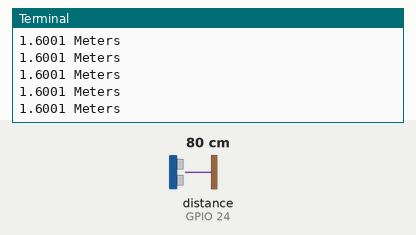
Simulated run of this program. Board: Raspberry Pi (BCM pin numbers). On the bench: the last lines printed to the terminal. The inputs (shaded band) are chosen by the test bench; at power-on: distance to the obstacle (sensor on GPIO 24) 80 cm. The echo pulse lasts 58.3 µs per cm; the clock reads 2024-03-15 10:24:30 at power-on unless the program sets it.

Above: at 1.2 s.
1.3 s: distance to the obstacle (sensor on GPIO 24) set to 2 cm
At 1.59 s:
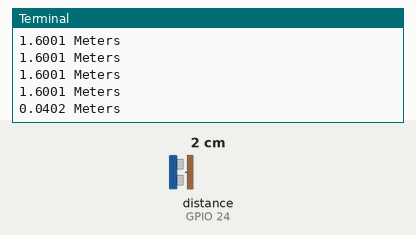
2.8 s: distance to the obstacle (sensor on GPIO 24) set to 4 cm
At 2.8 s:
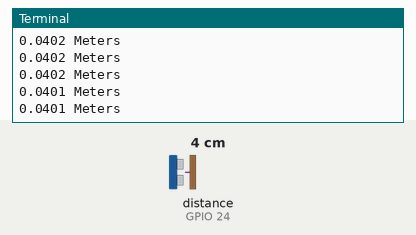
Timing chart, 0 to 5.8 s (numbered marks = the images above; inputs shaded):
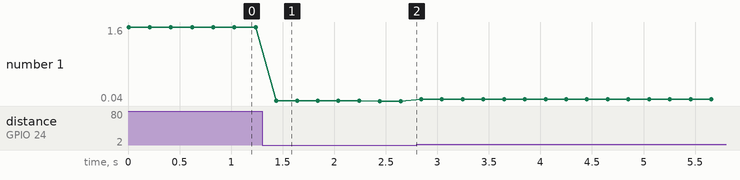

The program:

echolocation.py
```python
import RPi.GPIO as GPIO
import time
GPIO.setmode(GPIO.BCM)

trigPin = 23
echoPin = 24

GPIO.setup(trigPin,GPIO.OUT)
GPIO.setup(echoPin,GPIO.IN)

try:
	while True:
		#print("Hit")
		GPIO.output(trigPin, 0)
		time.sleep(2E-6)
		GPIO.output(trigPin, 1)
		time.sleep(10E-6)
		GPIO.output(trigPin, 0)
		while GPIO.input(echoPin) == 0:
			#print("Wait for ping to leave sensor")
			pass
		echoStartTime=time.time()
		while GPIO.input(echoPin) == 1:
			#print("Ping has left sensor")
			pass
		echoStopTime=time.time()
		#print("Ping has come back")

		pingTravelTime = echoStopTime-echoStartTime
		#print(int(pingTravelTime*1E6))
		#Distance
		pingTravel = round(float(pingTravelTime * 343), 4)
		print(str(pingTravel) + " Meters")
		time.sleep(0.2)
except KeyboardInterrupt:
	GPIO.cleanup()
	print("Finished")
```

Measured:
- after the input at 1.3 s, the terminal: prints a new line after 0.14 s (image 1)
- plotted number 1: 1.6 → 0.04 after the input at 1.3 s, 0.04 → 0.08 after the input at 2.8 s
